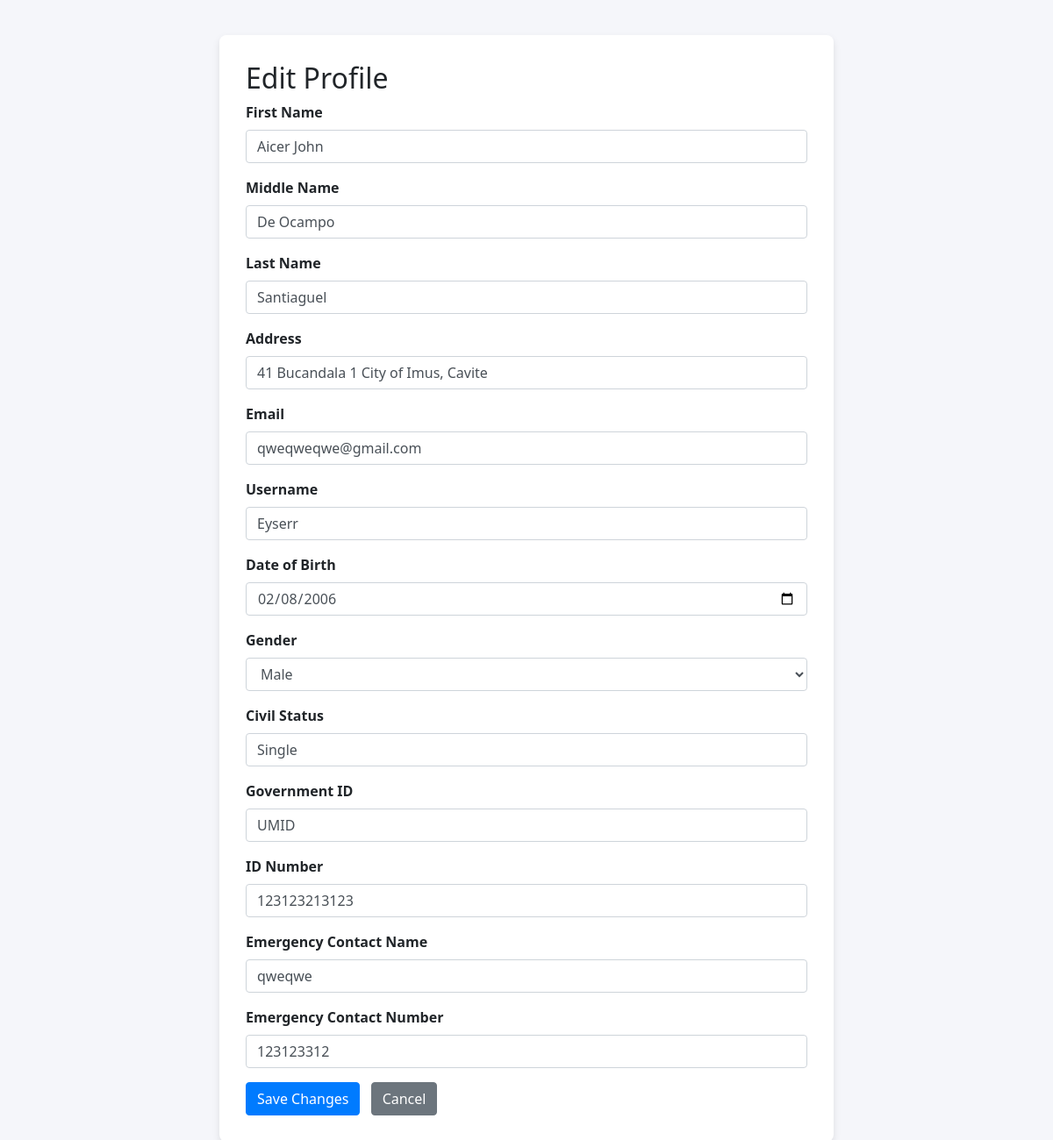
Screenshot of /chatbot-main/edit_profile.php (signed in) with the database file from the repository.
### tables this page shows
CREATE TABLE `users` (
  `id` int(11) NOT NULL,
  `first_name` varchar(100) NOT NULL,
  `middle_name` varchar(100) DEFAULT NULL,
  `last_name` varchar(100) NOT NULL,
  `address` varchar(255) NOT NULL,
  `email` varchar(150) NOT NULL,
  `username` varchar(100) NOT NULL,
  `password` varchar(255) NOT NULL,
  `dob` date NOT NULL,
  `gender` enum('Male','Female') NOT NULL,
  `civil_status` enum('Single','Married','Widowed') NOT NULL,
  `government_id` varchar(100) NOT NULL,
  `id_number` varchar(100) NOT NULL,
  `emergency_contact_name` varchar(150) NOT NULL,
  `emergency_contact_number` varchar(50) NOT NULL,
  `profile_pic` varchar(255) DEFAULT NULL,
  `dependents` text DEFAULT NULL,
  `status` enum('pending','approved','rejected') NOT NULL DEFAULT 'pending',
  `created_at` timestamp NOT NULL DEFAULT current_timestamp(),
  `updated_at` timestamp NOT NULL DEFAULT current_timestamp() ON UPDATE current_timestamp(),
  `is_admin` tinyint(1) NOT NULL DEFAULT 0
);

### chatbot-main/edit_profile.php (the view, shortened to what this page needs)
<?php
require_once('session_check.php');
$servername = "localhost";
$username = "root";
$password = "";
$dbname = "barangay_db";
try {
    $pdo = new PDO("mysql:host=$servername;dbname=$dbname;charset=utf8mb4", $username, $password);
    $pdo->setAttribute(PDO::ATTR_ERRMODE, PDO::ERRMODE_EXCEPTION);
    $stmt = $pdo->prepare("SELECT * FROM users WHERE id = ?");
    $stmt->execute([$_SESSION['user_id']]);
    $user = $stmt->fetch();
} catch (PDOException $e) {
    die("Database error: " . $e->getMessage());
}
?>
<!DOCTYPE html>
<html lang="en">
<head>
    <link rel="stylesheet" href="https://stackpath.bootstrapcdn.com/bootstrap/4.5.2/css/bootstrap.min.css" />
</head>
<body>
<div class="container edit-profile-container">
    <h2>Edit Profile</h2>
    <form method="post" novalidate>
        <div class="form-group">
            <label for="first_name">First Name</label>
            <input type="text" class="form-control" id="first_name" name="first_name" required value="<?= htmlspecialchars($user['first_name']) ?>">
        </div>
        <div class="form-group">
            <label for="middle_name">Middle Name</label>
            <input type="text" class="form-control" id="middle_name" name="middle_name" value="<?= htmlspecialchars($user['middle_name'] ?? '') ?>">
        </div>
        <div class="form-group">
            <label for="last_name">Last Name</label>
            <input type="text" class="form-control" id="last_name" name="last_name" required value="<?= htmlspecialchars($user['last_name']) ?>">
        </div>
        <div class="form-group">
            <label for="address">Address</label>
            <input type="text" class="form-control" id="address" name="address" required value="<?= htmlspecialchars($user['address']) ?>">
        </div>
        <div class="form-group">
            <label for="email">Email</label>
            <input type="email" class="form-control" id="email" name="email" required value="<?= htmlspecialchars($user['email']) ?>">
        </div>
        <div class="form-group">
            <label for="username">Username</label>
            <input type="text" class="form-control" id="username" name="username" required value="<?= htmlspecialchars($user['username']) ?>">
        </div>
        <div class="form-group">
            <label for="dob">Date of Birth</label>
            <input type="date" class="form-control" id="dob" name="dob" value="<?= htmlspecialchars($user['dob'] ?? '') ?>">
        </div>
        <div class="form-group">
            <label for="gender">Gender</label>
            <select class="form-control" id="gender" name="gender">
                <option value="Male" <?= (isset($user['gender']) && $user['gender'] === 'Male') ? 'selected' : '' ?>>Male</option>
            </select>
        </div>
        <div class="form-group">
            <label for="civil_status">Civil Status</label>
            <input type="text" class="form-control" id="civil_status" name="civil_status" value="<?= htmlspecialchars($user['civil_status']) ?>">
        </div>
        <div class="form-group">
            <label for="government_id">Government ID</label>
            <input type="text" class="form-control" id="government_id" name="government_id" value="<?= htmlspecialchars($user['government_id']) ?>">
        </div>
        <div class="form-group">
            <label for="id_number">ID Number</label>
            <input type="text" class="form-control" id="id_number" name="id_number" value="<?= htmlspecialchars($user['id_number']) ?>">
        </div>
        <div class="form-group">
            <label for="emergency_contact_name">Emergency Contact Name</label>
            <input type="text" class="form-control" id="emergency_contact_name" name="emergency_contact_name" value="<?= htmlspecialchars($user['emergency_contact_name']) ?>">
        </div>
        <div class="form-group">
            <label for="emergency_contact_number">Emergency Contact Number</label>
            <input type="text" class="form-control" id="emergency_contact_number" name="emergency_contact_number" value="<?= htmlspecialchars($user['emergency_contact_number']) ?>">
        </div>
        <button type="submit" class="btn btn-primary">Save Changes</button>
        <a href="profile.php" class="btn btn-secondary ml-2">Cancel</a>
    </form>
</div>
</body>
</html>

### chatbot-main/edit_profile.php (style rules this page uses)
body { font-family: 'Segoe UI', sans-serif; background-color: #f5f6fa; }
.edit-profile-container { max-width: 700px; margin: 40px auto; background-color: #fff; padding: 30px; border-radius: 8px; box-shadow: 0 4px 8px rgba(0,0,0,0.1); }
.form-group label { font-weight: bold; }

### rows the page displays
users: first_name "Aicer John", middle_name "De Ocampo", last_name "Santiaguel", address "41 Bucandala 1 City of Imus, Cavite", email "qweqweqwe@gmail.com", username "Eyserr", dob "02/08/2006", gender "Male", civil_status "Single", government_id "UMID", id_number "123123213123", emergency_contact_name "qweqwe", emergency_contact_number "123123312"
